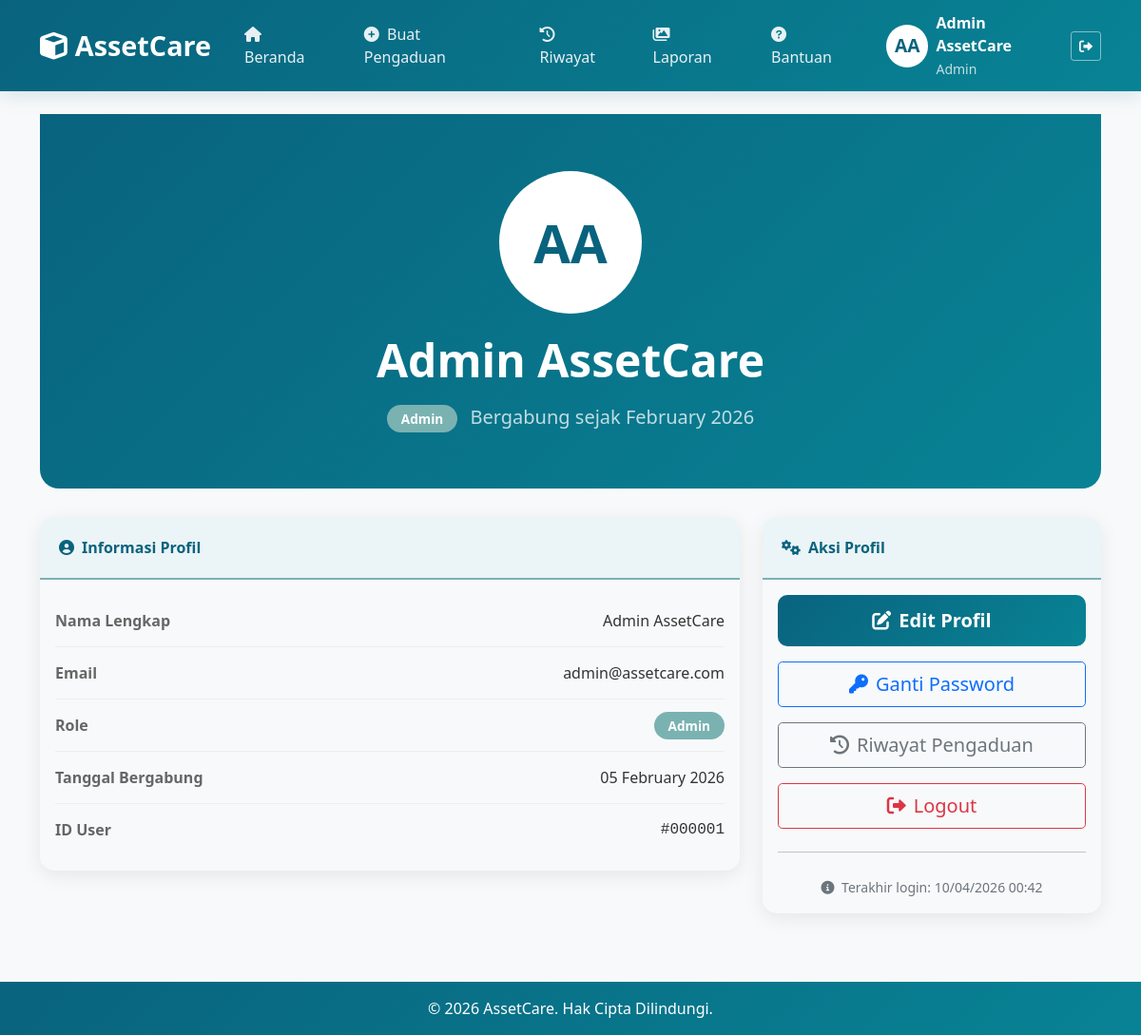
/user/profil.php (signed in), run on the app's committed database.
### tables this page shows
CREATE TABLE `users` (
  `id` int(11) NOT NULL,
  `nama` varchar(100) NOT NULL,
  `email` varchar(100) NOT NULL,
  `password` varchar(255) NOT NULL,
  `role` enum('pegawai','admin','teknisi') NOT NULL DEFAULT 'pegawai',
  `created_at` timestamp NOT NULL DEFAULT current_timestamp(),
  `updated_at` timestamp NOT NULL DEFAULT current_timestamp() ON UPDATE current_timestamp()
);

### config/database.php (called while the page is built, shortened)
<?php
class Database {
    private $host = "localhost";
    private $username = "root";
    private $password = "";
    private $database = "sapraskantor";
    public $conn;
    public function __construct() {
        $this->conn = new mysqli($this->host, $this->username, $this->password, $this->database);
    }
    public function query($sql) {
        return $this->conn->query($sql);
    }
}
function generateInitials($name) {
    $words = explode(' ', trim($name));
    $initials = '';
    if (count($words) >= 2) {
        $initials = strtoupper(substr($words[0], 0, 1) . substr($words[1], 0, 1));
    } else {
        $initials = strtoupper(substr($words[0], 0, 2));
    }
    return $initials;
}
?>

### user/profil.php (the view, shortened to what this page needs)
<?php
require_once '../config/database.php';
$db = new Database();
$user_id = $_SESSION['user_id'];
$result = $db->query("SELECT * FROM users WHERE id = '$user_id'");
$user = $result->fetch_assoc();
?>
<!DOCTYPE html>
<html lang="id">
<head>
    <link href="https://cdn.jsdelivr.net/npm/bootstrap@5.1.3/dist/css/bootstrap.min.css" rel="stylesheet">
    <link rel="stylesheet" href="https://cdnjs.cloudflare.com/ajax/libs/font-awesome/6.0.0/css/all.min.css">
    <link rel="stylesheet" href="https://cdnjs.cloudflare.com/ajax/libs/animate.css/4.1.1/animate.min.css">
</head>
<body>
<?php include 'includes/navbar.php'; ?>
<div class="container mt-4">
<div class="profile-header animate__animated animate__fadeIn">
    <div class="container">
        <div class="profile-avatar-large" id="avatarPreview">
            <?php echo generateInitials($user['nama']); ?>
        </div>
        <h1 class="display-5 fw-bold mb-3"><?php echo htmlspecialchars($user['nama']); ?></h1>
        <p class="lead mb-0">
            <span class="badge-role me-2"><?php echo ucfirst($user['role']); ?></span>
            <span class="opacity-75">Bergabung sejak <?php echo date('F Y', strtotime($user['created_at'])); ?></span>
        </p>
    </div>
</div>
<div class="row">
    <div class="col-lg-8 mb-4">
        <div class="card-profile animate__animated animate__fadeInLeft">
            <div class="card-header">
                <i class="fas fa-user-circle me-2"></i>Informasi Profil
            </div>
            <div class="card-body">
                <div class="info-item">
                    <span class="info-label">Nama Lengkap</span>
                    <span class="info-value"><?php echo htmlspecialchars($user['nama']); ?></span>
                </div>
                <div class="info-item">
                    <span class="info-label">Email</span>
                    <span class="info-value"><?php echo htmlspecialchars($user['email']); ?></span>
                </div>
                <div class="info-item">
                    <span class="info-label">Role</span>
                    <span class="info-value">
                        <span class="badge-role"><?php echo ucfirst($user['role']); ?></span>
                    </span>
                </div>
                <div class="info-item">
                    <span class="info-label">Tanggal Bergabung</span>
                    <span class="info-value"><?php echo date('d F Y', strtotime($user['created_at'])); ?></span>
                </div>
                <div class="info-item">
                    <span class="info-label">ID User</span>
                    <span class="info-value font-monospace">#<?php echo str_pad($user['id'], 6, '0', STR_PAD_LEFT); ?></span>
                </div>
            </div>
        </div>
    </div>
    <div class="col-lg-4 mb-4">
        <div class="card-profile animate__animated animate__fadeInRight">
            <div class="card-header">
                <i class="fas fa-cogs me-2"></i>Aksi Profil
            </div>
            <div class="card-body">
                <div class="d-grid gap-3">
                    <button class="btn btn-primary-custom btn-lg" data-bs-toggle="modal" data-bs-target="#editProfilModal">
                        <i class="fas fa-edit me-2"></i>Edit Profil
                    </button>
                    <button class="btn btn-outline-primary btn-lg" data-bs-toggle="modal" data-bs-target="#gantiPasswordModal">
                        <i class="fas fa-key me-2"></i>Ganti Password
                    </button>
                    <a href="riwayat.php" class="btn btn-outline-secondary btn-lg">
                        <i class="fas fa-history me-2"></i>Riwayat Pengaduan
                    </a>
                    <a href="../auth/logout.php" class="btn btn-outline-danger btn-lg">
                        <i class="fas fa-sign-out-alt me-2"></i>Logout
                    </a>
                </div>
                <hr class="my-4">
                <div class="text-center">
                    <small class="text-muted">
                        <i class="fas fa-info-circle me-1"></i>
                        Terakhir login: <?php echo date('d/m/Y H:i'); ?>
                    </small>
                </div>
            </div>
        </div>
    </div>
</div>
</div>
<?php include 'footer.php'; ?>
</body>
</html>

### user/profil.php (style rules this page uses)
:root { --primary: #09637E; --secondary: #088395; --accent: #7AB2B2; --light: #EBF4F6; }
body { background-color: #f8f9fa; font-family: 'Segoe UI', Tahoma, Geneva, Verdana, sans-serif; }
.profile-header { background: linear-gradient(135deg, var(--primary) 0%, var(--secondary) 100%); color: white; padding: 60px 0; border-radius: 0 0 20px 20px; margin-bottom: 30px; text-align: center; }
.profile-avatar-large { width: 150px; height: 150px; background: white; color: var(--primary); border-radius: 50%; display: flex; align-items: center; justify-content: center; font-weight: bold; font-size: 3.5rem; margin: 0 auto 20px; border: 5px solid rgba(255, 255, 255, 0.3); transition: all 0.3s; }
.btn-primary-custom { background: linear-gradient(135deg, var(--primary) 0%, var(--secondary) 100%); border: none; color: white; padding: 12px 25px; border-radius: 10px; font-weight: 600; transition: all 0.3s; }
.card-profile { border: none; border-radius: 15px; box-shadow: 0 5px 20px rgba(0, 0, 0, 0.08); transition: all 0.3s; overflow: hidden; }
.card-profile .card-header { background: var(--light); border-bottom: 2px solid var(--accent); color: var(--primary); font-weight: 700; padding: 20px; }
.info-item { padding: 15px 0; border-bottom: 1px solid #eee; display: flex; justify-content: space-between; align-items: center; }
.info-item:last-child { border-bottom: none; }
.info-label { color: #666; font-weight: 600; min-width: 120px; }
.info-value { color: #333; font-weight: 500; text-align: right; flex: 1; }
.badge-role { background: var(--accent); color: white; padding: 5px 15px; border-radius: 20px; font-size: 0.85rem; font-weight: 600; }

### data on the page
users: nama "AA", nama "Admin AssetCare", role "Admin", created_at "February 2026", email "admin@assetcare.com", created_at "05 February 2026", id "000001"

### other printed values
generateInitials($user_name) "AA"
$user_name "Admin AssetCare"
$user_role "Admin"
